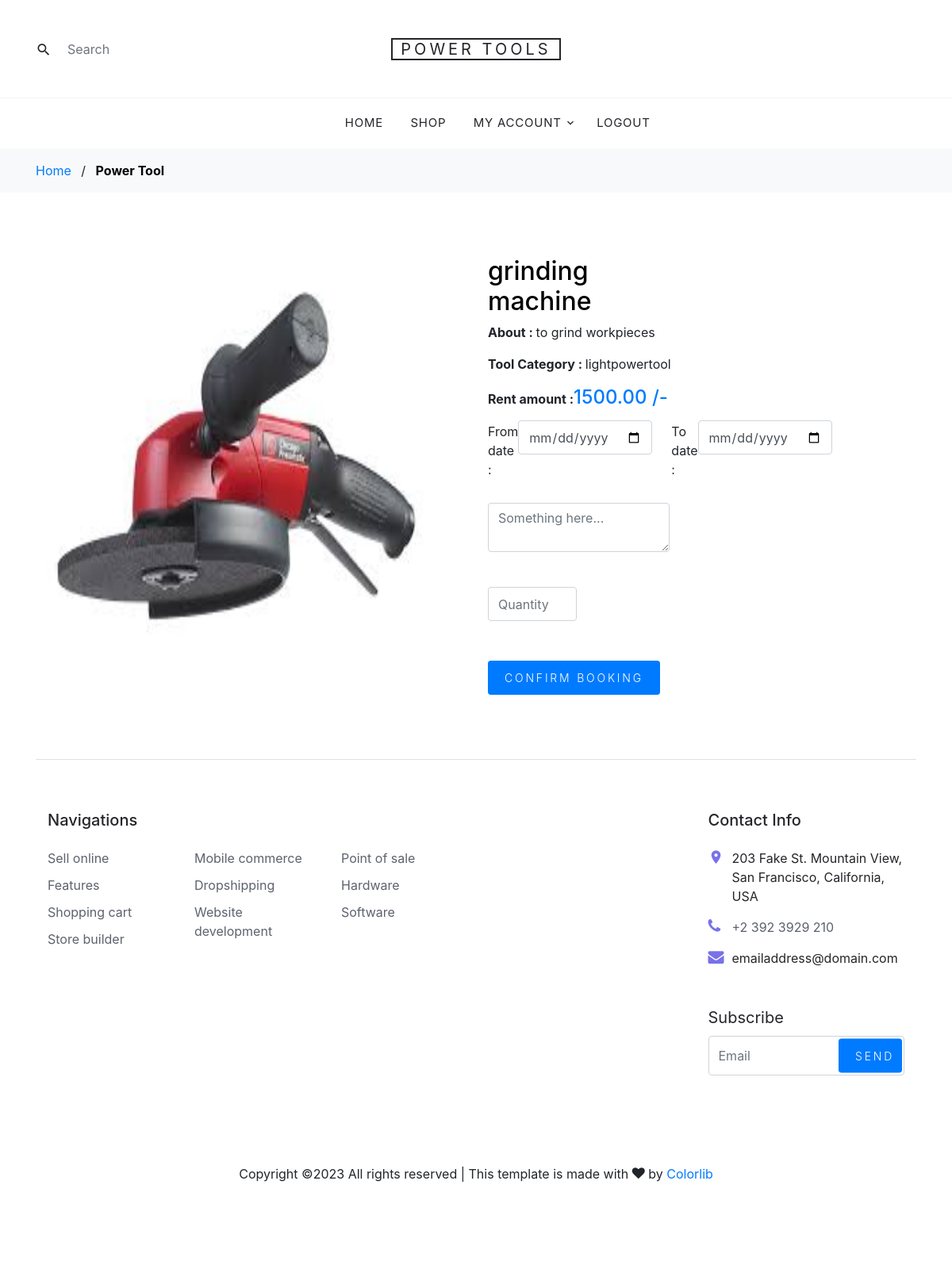
Screenshot of /Customer/powertoolviewmore.php?toolid=5 with the database file from the repository.
### tables this page shows
CREATE TABLE IF NOT EXISTS `tblpowertool` (
  `powertoolid` int(50) NOT NULL AUTO_INCREMENT,
  `powertoolname` varchar(50) NOT NULL,
  `powertooldescription` varchar(50) NOT NULL,
  `powertoolcategory` varchar(50) NOT NULL,
  `powertoolprice` int(50) NOT NULL,
  `tool_stock` int(11) NOT NULL,
  `powertoolimage` varchar(50) NOT NULL,
  PRIMARY KEY (`powertoolid`)
);

CREATE TABLE IF NOT EXISTS `tblpowertoolcategory` (
  `categoryid` int(11) NOT NULL AUTO_INCREMENT,
  `categoryname` varchar(50) NOT NULL,
  `categorydescription` varchar(50) NOT NULL,
  PRIMARY KEY (`categoryid`),
  KEY `categoryid` (`categoryid`)
);

### Customer/powertoolviewmore.php (the view, shortened to what this page needs)
<?php
include("header.php");
?>
<link rel="stylesheet" href="https://maxcdn.bootstrapcdn.com/bootstrap/4.0.0/css/bootstrap.min.css">
    <link rel="stylesheet" href="https://pro.fontawesome.com/releases/v5.10.0/css/all.css"/>
  <div class="bg-light py-3">
      <div class="container">
        <div class="row">
          <div class="col-md-12 mb-0"><a href="index.html">Home</a> <span class="mx-2 mb-0">/</span> <strong class="text-black">Power Tool</strong></div>
        </div>
      </div>
    </div>
    <?php
    include("config.php");
    $toolid=$_GET['toolid'];
    $sql = mysqli_query($con, "SELECT * FROM tblpowertool p inner join tblpowertoolcategory c on p.powertoolcategory=c.categoryid where p.powertoolid='$toolid'");
    $display=mysqli_fetch_array($sql);
    ?>
    <div class="site-section">
      <div class="container">
        <div class="row">
          <div class="col-md-6">
            <img src="../Admin/images/<?php echo $display['powertoolimage'] ?>" width="500" height="500">
          </div>
          <form action="bookaction.php" method="post">
          <div class="col-md-6" id="rentamount">
            <h2 class="text-black"><?php echo $display['powertoolname'] ?></h2>
            <p><b>About : </b><?php echo $display['powertooldescription'] ?></p>
            <p><b>Tool Category : </b><?php echo $display['categoryname'] ?></p>
            <p><b>Rent amount :</b><strong class="text-primary h4"><?php echo $display['powertoolprice'] ?>.00 /-</strong></p>
            <div class="mb-2 d-flex">
              <label for="option-sm" class="d-flex mr-3 mb-3">
                <label for="">From date : </label>
                <span class="d-inline-block mr-2" style="top:-2px; position: relative;">
                <input type="date" id="option-sm" id="fdate" min="<?php echo date('Y-m-d'); ?>" class="form-control" name="fdate"></span><br>
              </label>
              <label for="option-md" class="d-flex mr-3 mb-3">
              <label for="">To date : </label>
                <span class="d-inline-block mr-2" style="top:-2px; position: relative;">
                <input type="date" id="option-md" class="form-control" placeholder="" min="<?php echo date('Y-m-d'); ?>" id="todate" name="todate"></span>
              </label>
            </div>
            <div class="mb-1 d-flex">
              <label for="option-sm" class="d-flex mr-3 mb-3">
                <span class="d-inline-block mr-2" style="top:-2px; position: relative;">
                <textarea name="desc" id="" cols="40" class="form-control" rows="-5" placeholder="Something here..."></textarea><br>
              </label>
            </div>
            <div class="mb-5">
              <div class="input-group mb-3" style="max-width: 120px;">
                <span class="d-inline-block mr-2" style="top:-2px; position: relative;">
                <input type="text" id="option-md" class="form-control" placeholder="Quantity" id="txt_qnty" name="txt_qnty"></span>
            </div>
            </div>
            <p><input type="submit" value="Confirm Booking" class="buy-now btn btn-sm btn-primary"></p>
          </div>
          </form>
          <div class="card-body">
          <div class="row">
    				      <div class="col-sm-6">
                            </div>
          </div>
        </div>
        </h5><br><hr>
        </div>
  				<div class="row">
                <div class="col-md-6">
                </div>
                </div>
    <?php
include("footer.php");
?>

### Customer/css/style.css (style rules this page uses)
body { line-height: 1.7; color: #8c92a0; font-weight: 300; font-size: 16px; }
a { -webkit-transition: .3s all ease; -o-transition: .3s all ease; transition: .3s all ease; }
.text-black { color: #000; }
.btn { text-transform: uppercase; position: relative; -webkit-transition: 0.2s all ease-in-out !important; -o-transition: 0.2s all ease-in-out !important; transition: 0.2s all ease-in-out !important; top: 0; letter-spacing: .05em; }
.btn.btn-sm { font-size: 14px !important; padding: 10px 20px !important; }
.btn.btn-primary { font-size: 17px; font-weight: 300; letter-spacing: .2em; }
.form-control { height: 43px; }
.site-section { padding: 2.5em 0; }
@media (min-width: 768px) { .site-section { padding: 5em 0; } }

### rows the page displays
tblpowertool: powertoolimage (picture), powertoolname "grinding machine", powertooldescription "to grind workpieces", tblpowertoolcategory.categoryname "lightpowertool", powertoolprice "1500"
